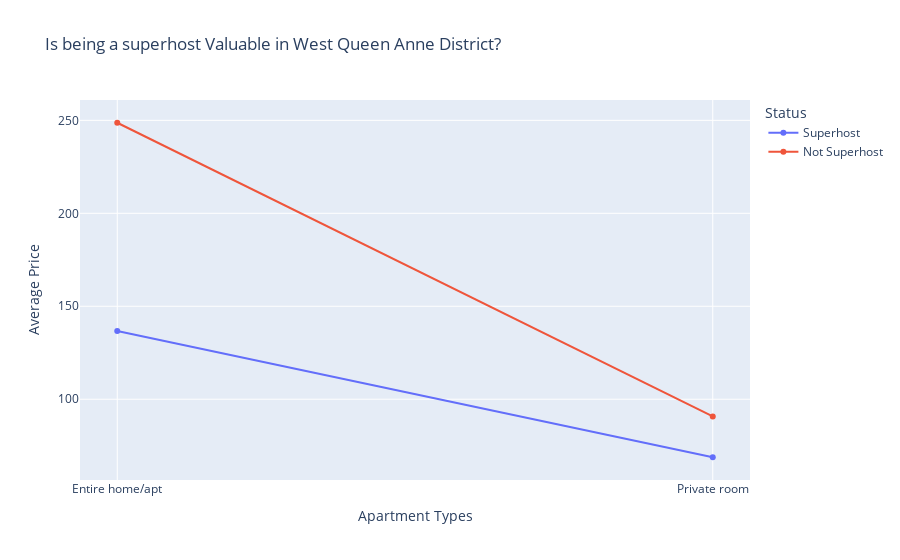

This figure's notebook cell:
### Code cell
# Plot for Q2 
# Todo : This is really easily passable as a function
x1 = df_question2_s['room_type']
y1 = df_question2_s['price']
y2 = df_question2_ns['price']


fig = go.Figure()

fig.add_trace(go.Scatter(
    x= x1,
    y=y1,
    name="Superhost"
))

fig.add_trace(go.Scatter(
    x= x1,
    y=y2,
    name="Not Superhost"
))


fig.update_layout(
    title="Is being a superhost Valuable in West Queen Anne District?",
    xaxis_title="Apartment Types",
    yaxis_title="Average Price",
    legend_title="Status",
    )


fig.show()

### Figure 1 — Plotly figure (JSON) as saved in the notebook; plotly's stock layout.template omitted (floating-point values rounded to 4 significant figures)
{"data": [{"name": "Superhost", "type": "scatter", "x": ["Entire home/apt", "Private room"], "y": [136.7, 68.8]}, {"name": "Not Superhost", "type": "scatter", "x": ["Entire home/apt", "Private room"], "y": [248.7, 90.77]}], "layout": {"legend": {"title": {"text": "Status"}}, "title": {"text": "Is being a superhost Valuable in West Queen Anne District?"}, "xaxis": {"title": {"text": "Apartment Types"}}, "yaxis": {"title": {"text": "Average Price"}}}}
